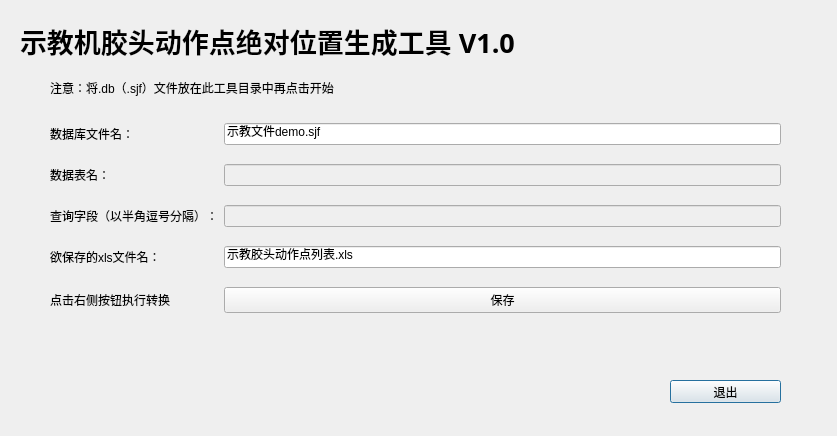
<?xml version="1.0" encoding="UTF-8"?>
<ui version="4.0">
 <class>Dialog</class>
 <widget class="QDialog" name="Dialog">
  <property name="geometry">
   <rect>
    <x>0</x>
    <y>0</y>
    <width>837</width>
    <height>436</height>
   </rect>
  </property>
  <widget class="QLabel" name="label">
   <property name="geometry">
    <rect>
     <x>20</x>
     <y>20</y>
     <width>511</width>
     <height>41</height>
    </rect>
   </property>
   <property name="font">
    <font>
     <family>微软雅黑</family>
     <pointsize>20</pointsize>
     <weight>75</weight>
     <bold>true</bold>
    </font>
   </property>
   <property name="text">
    <string>示教机胶头动作点绝对位置生成工具 V1.0</string>
   </property>
  </widget>
  <widget class="QLabel" name="label_2">
   <property name="geometry">
    <rect>
     <x>50</x>
     <y>80</y>
     <width>471</width>
     <height>16</height>
    </rect>
   </property>
   <property name="text">
    <string>注意：将.db（.sjf）文件放在此工具目录中再点击开始</string>
   </property>
  </widget>
  <widget class="QPushButton" name="pushButton_2">
   <property name="geometry">
    <rect>
     <x>670</x>
     <y>380</y>
     <width>111</width>
     <height>23</height>
    </rect>
   </property>
   <property name="text">
    <string>退出</string>
   </property>
  </widget>
  <widget class="QWidget" name="layoutWidget">
   <property name="geometry">
    <rect>
     <x>50</x>
     <y>110</y>
     <width>731</width>
     <height>221</height>
    </rect>
   </property>
   <layout class="QGridLayout" name="gridLayout">
    <item row="0" column="0">
     <widget class="QLabel" name="label_3">
      <property name="text">
       <string>数据库文件名：</string>
      </property>
     </widget>
    </item>
    <item row="0" column="1">
     <widget class="QLineEdit" name="lineEdit_3">
      <property name="text">
       <string>示教文件demo.sjf</string>
      </property>
     </widget>
    </item>
    <item row="1" column="0">
     <widget class="QLabel" name="label_4">
      <property name="text">
       <string>数据表名：</string>
      </property>
     </widget>
    </item>
    <item row="1" column="1">
     <widget class="QLineEdit" name="lineEdit_4">
      <property name="enabled">
       <bool>false</bool>
      </property>
     </widget>
    </item>
    <item row="2" column="0">
     <widget class="QLabel" name="label_5">
      <property name="text">
       <string>查询字段（以半角逗号分隔）：</string>
      </property>
     </widget>
    </item>
    <item row="2" column="1">
     <widget class="QLineEdit" name="lineEdit_5">
      <property name="enabled">
       <bool>false</bool>
      </property>
     </widget>
    </item>
    <item row="3" column="0">
     <widget class="QLabel" name="label_6">
      <property name="text">
       <string>欲保存的xls文件名：</string>
      </property>
     </widget>
    </item>
    <item row="3" column="1">
     <widget class="QLineEdit" name="lineEdit_6">
      <property name="text">
       <string>示教胶头动作点列表.xls</string>
      </property>
     </widget>
    </item>
    <item row="4" column="0">
     <widget class="QLabel" name="label_7">
      <property name="text">
       <string>点击右侧按钮执行转换</string>
      </property>
     </widget>
    </item>
    <item row="4" column="1">
     <widget class="QPushButton" name="pushButton">
      <property name="text">
       <string>保存</string>
      </property>
     </widget>
    </item>
   </layout>
  </widget>
 </widget>
 <resources/>
 <connections>
  <connection>
   <sender>pushButton_2</sender>
   <signal>clicked()</signal>
   <receiver>Dialog</receiver>
   <slot>close()</slot>
   <hints>
    <hint type="sourcelabel">
     <x>725</x>
     <y>391</y>
    </hint>
    <hint type="destinationlabel">
     <x>418</x>
     <y>217</y>
    </hint>
   </hints>
  </connection>
 </connections>
</ui>
